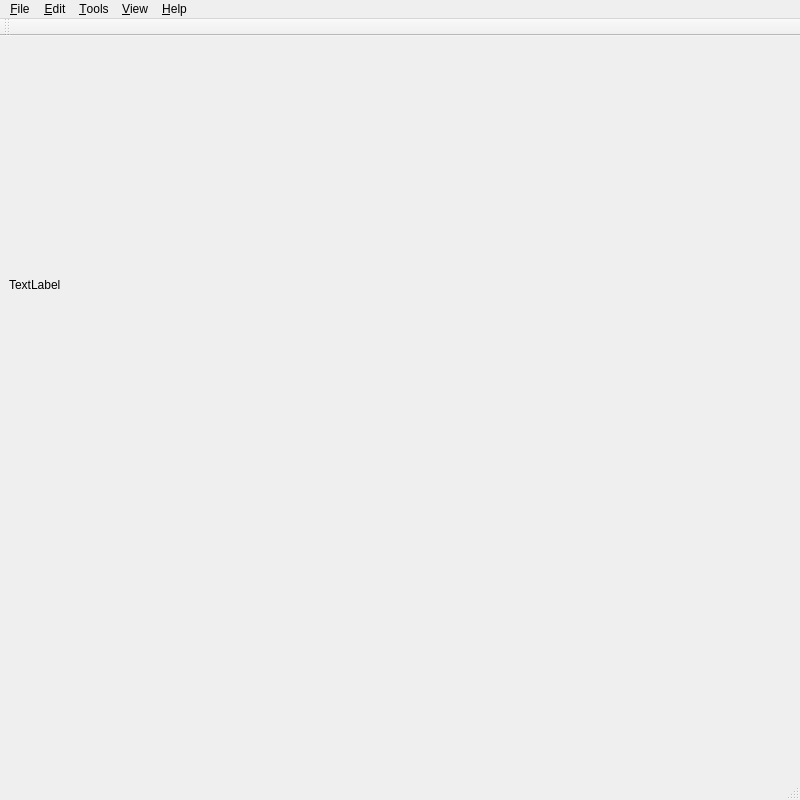
<?xml version="1.0" encoding="UTF-8"?>
<ui version="4.0">
 <class>MainWindow</class>
 <widget class="QMainWindow" name="MainWindow">
  <property name="geometry">
   <rect>
    <x>0</x>
    <y>0</y>
    <width>800</width>
    <height>800</height>
   </rect>
  </property>
  <property name="minimumSize">
   <size>
    <width>800</width>
    <height>800</height>
   </size>
  </property>
  <property name="windowTitle">
   <string>MainWindow</string>
  </property>
  <widget class="QWidget" name="centralwidget">
   <layout class="QGridLayout" name="gridLayout">
    <item row="0" column="0">
     <widget class="QLabel" name="labelFont">
      <property name="minimumSize">
       <size>
        <width>480</width>
        <height>480</height>
       </size>
      </property>
      <property name="maximumSize">
       <size>
        <width>480</width>
        <height>480</height>
       </size>
      </property>
      <property name="text">
       <string>TextLabel</string>
      </property>
     </widget>
    </item>
    <item row="0" column="1">
     <spacer name="horizontalSpacer">
      <property name="orientation">
       <enum>Qt::Horizontal</enum>
      </property>
      <property name="sizeHint" stdset="0">
       <size>
        <width>288</width>
        <height>20</height>
       </size>
      </property>
     </spacer>
    </item>
    <item row="1" column="0" colspan="2">
     <spacer name="verticalSpacer">
      <property name="orientation">
       <enum>Qt::Vertical</enum>
      </property>
      <property name="sizeHint" stdset="0">
       <size>
        <width>775</width>
        <height>217</height>
       </size>
      </property>
     </spacer>
    </item>
   </layout>
  </widget>
  <widget class="QMenuBar" name="menubar">
   <property name="geometry">
    <rect>
     <x>0</x>
     <y>0</y>
     <width>800</width>
     <height>29</height>
    </rect>
   </property>
   <widget class="QMenu" name="menu_File">
    <property name="title">
     <string>&amp;File</string>
    </property>
    <addaction name="actionClear"/>
    <addaction name="separator"/>
    <addaction name="actionExit"/>
   </widget>
   <widget class="QMenu" name="menu_Edit">
    <property name="title">
     <string>&amp;Edit</string>
    </property>
   </widget>
   <widget class="QMenu" name="menu_Tools">
    <property name="title">
     <string>&amp;Tools</string>
    </property>
   </widget>
   <widget class="QMenu" name="menu_View">
    <property name="title">
     <string>&amp;View</string>
    </property>
   </widget>
   <widget class="QMenu" name="menu_Help">
    <property name="title">
     <string>&amp;Help</string>
    </property>
    <addaction name="actionAbout"/>
    <addaction name="actionQt"/>
    <addaction name="separator"/>
    <addaction name="actionIndex"/>
   </widget>
   <addaction name="menu_File"/>
   <addaction name="menu_Edit"/>
   <addaction name="menu_Tools"/>
   <addaction name="menu_View"/>
   <addaction name="menu_Help"/>
  </widget>
  <widget class="QStatusBar" name="statusbar"/>
  <widget class="QToolBar" name="toolBar">
   <property name="windowTitle">
    <string>toolBar</string>
   </property>
   <attribute name="toolBarArea">
    <enum>TopToolBarArea</enum>
   </attribute>
   <attribute name="toolBarBreak">
    <bool>false</bool>
   </attribute>
  </widget>
  <action name="actionClear">
   <property name="icon">
    <iconset resource="resources.qrc">
     <normaloff>:/resources/icons/clear.svg</normaloff>:/resources/icons/clear.svg</iconset>
   </property>
   <property name="text">
    <string>Clear</string>
   </property>
  </action>
  <action name="actionExit">
   <property name="icon">
    <iconset resource="resources.qrc">
     <normaloff>:/resources/icons/exit.svg</normaloff>:/resources/icons/exit.svg</iconset>
   </property>
   <property name="text">
    <string>Exit</string>
   </property>
  </action>
  <action name="actionAbout">
   <property name="icon">
    <iconset resource="resources.qrc">
     <normaloff>:/resources/icons/about.svg</normaloff>:/resources/icons/about.svg</iconset>
   </property>
   <property name="text">
    <string>About</string>
   </property>
  </action>
  <action name="actionQt">
   <property name="icon">
    <iconset resource="resources.qrc">
     <normaloff>:/resources/icons/qt.png</normaloff>:/resources/icons/qt.png</iconset>
   </property>
   <property name="text">
    <string>Qt</string>
   </property>
  </action>
  <action name="actionIndex">
   <property name="icon">
    <iconset resource="resources.qrc">
     <normaloff>:/resources/icons/github.svg</normaloff>:/resources/icons/github.svg</iconset>
   </property>
   <property name="text">
    <string>Index</string>
   </property>
  </action>
 </widget>
 <resources>
  <include location="resources.qrc"/>
 </resources>
 <connections/>
</ui>
